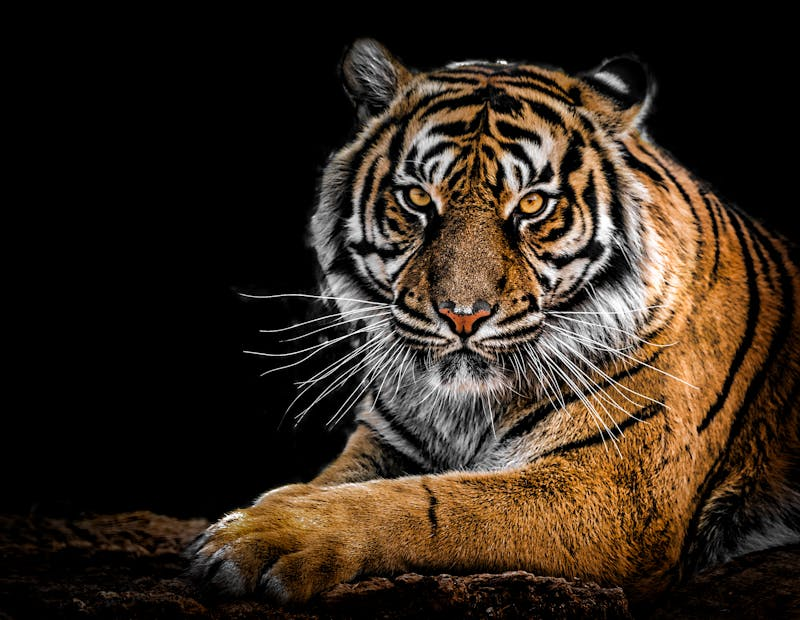
#> input picture Foto/gambar.jpeg, 800 x 620 px, found by its file name
$ python Translasi.py
#> lines starting #> are read from the running program, lines starting #| are printed output that depends on the picture
import cv2
import numpy as np

img = cv2.imread(r'Foto\gambar.jpeg')
#> img is the input picture: shape (620, 800, 3); mean B, G, R 29.3, 40.3, 52.5

cv2.imshow('Citra Asli', img)
print('Nilai Sebelum Translasi', img)
#> (printed output is left out)

num_rows, num_cols = img.shape[:2]
#> num_rows = 620; num_cols = 800
translation_matrix = np.float32([ [1,0,70], [0,1,60] ])
img_translation = cv2.warpAffine(img, translation_matrix, (num_cols, num_rows))
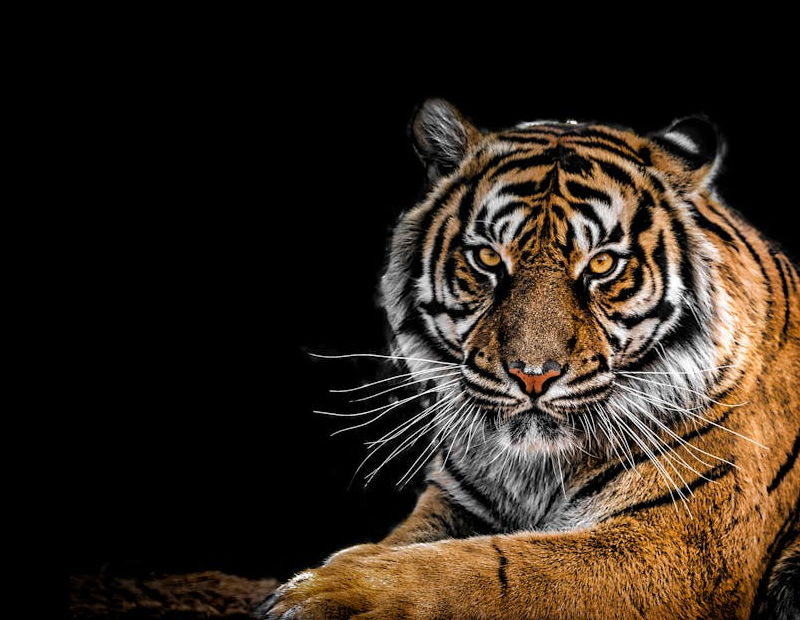
#> img_translation: shape (620, 800, 3); mean B, G, R 27.9, 37.8, 48.2

print('Nilai Setelah Translasi', img_translation)
#> (printed output is left out)
cv2.imshow('Translasi Gambar', img_translation)
cv2.waitKey()

$ run again, with Foto/1.jpg copied over Foto/gambar.jpeg
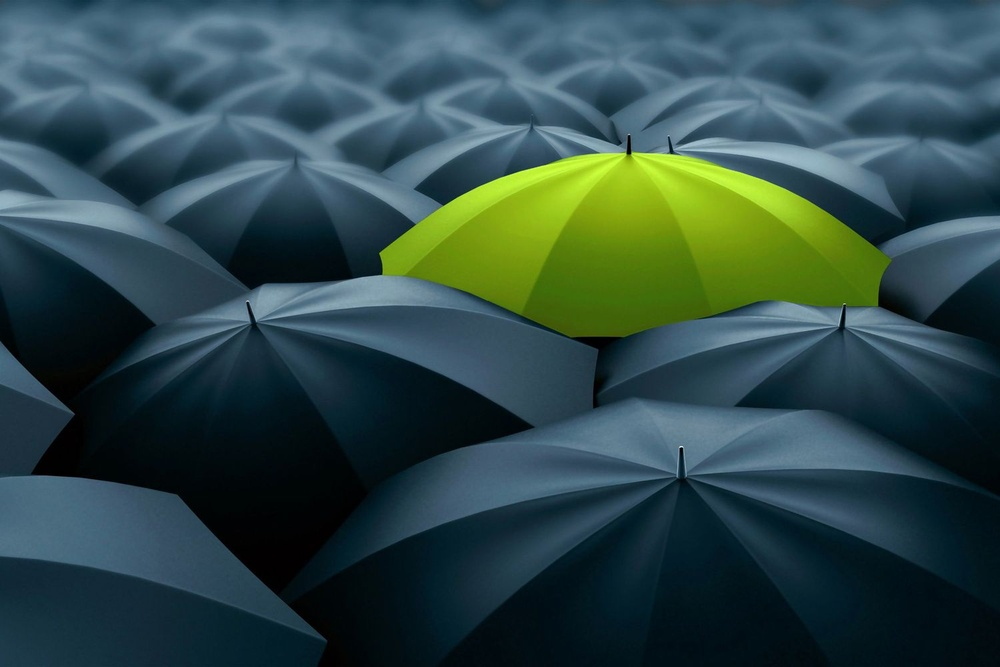
#> input picture Foto/1.jpg, 1000 x 667 px, shrunk from 1500 x 1000 before the run, found by its file name
#> img is the input picture: shape (667, 1000, 3); mean B, G, R 73.3, 73.6, 47.6
#> (printed output is left out)
#> `img_translation = cv2.warpAffine(img, translation_matrix, (num_cols, n..`:
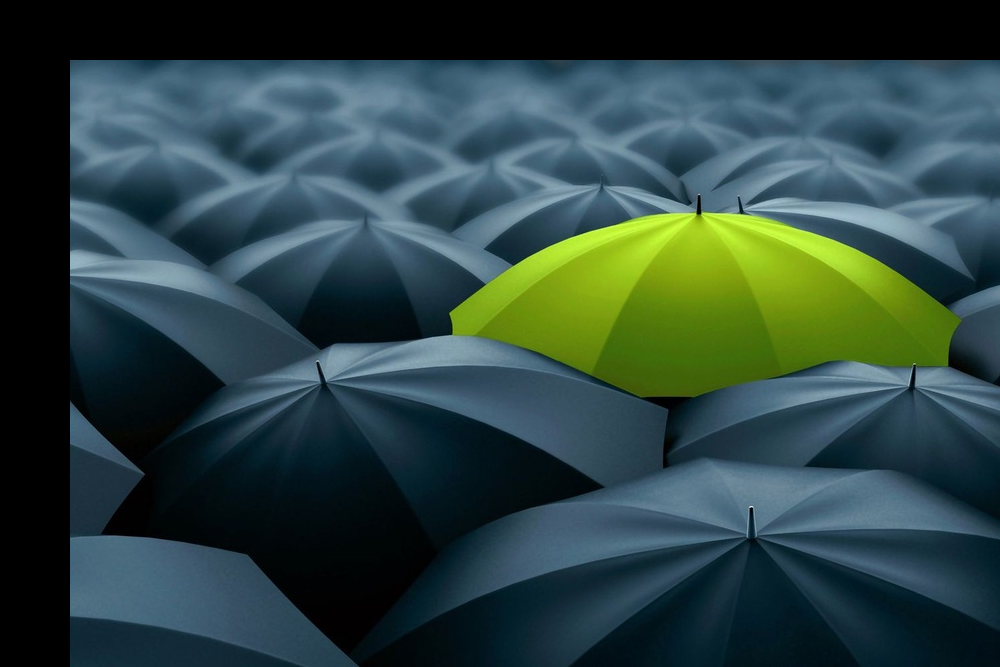
#> img_translation: shape (667, 1000, 3); mean B, G, R 66, 67.9, 45.1
#> (printed output is left out)

$ run again, with Foto/3.jpg copied over Foto/gambar.jpeg
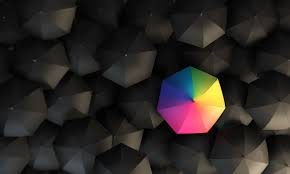
#> input picture Foto/3.jpg, 290 x 174 px, found by its file name
#> img is the input picture: shape (174, 290, 3); mean B, G, R 35.6, 37.7, 42
#> (printed output is left out)
#> `img_translation = cv2.warpAffine(img, translation_matrix, (num_cols, n..`:
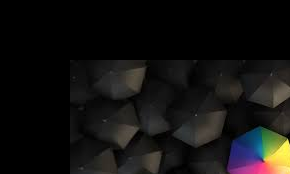
#> img_translation: shape (174, 290, 3); mean B, G, R 16.5, 17.6, 18.7
#> (printed output is left out)
